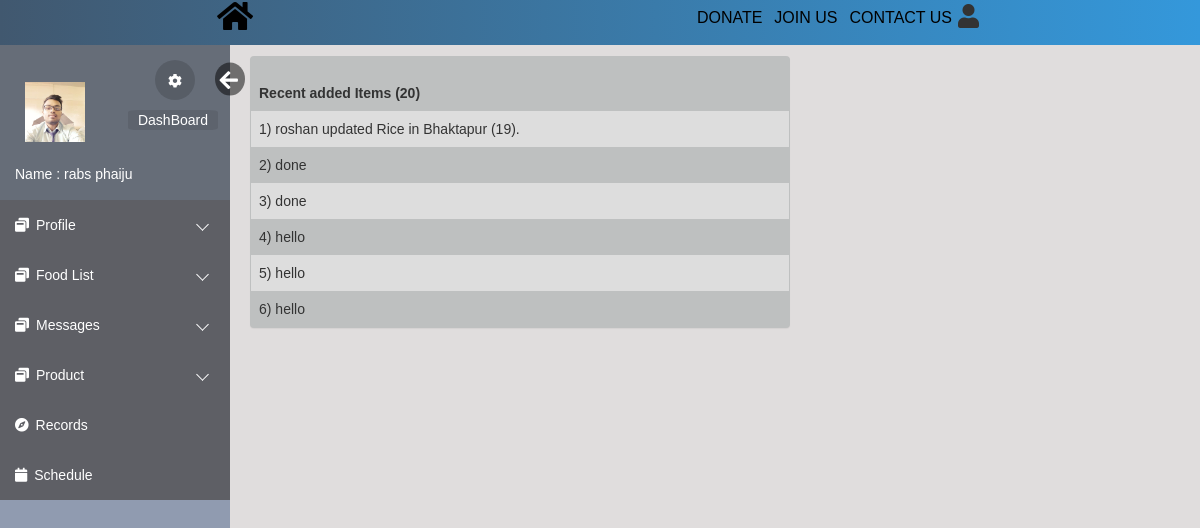
/records.php (signed in), run on an earlier commit of the app's database.
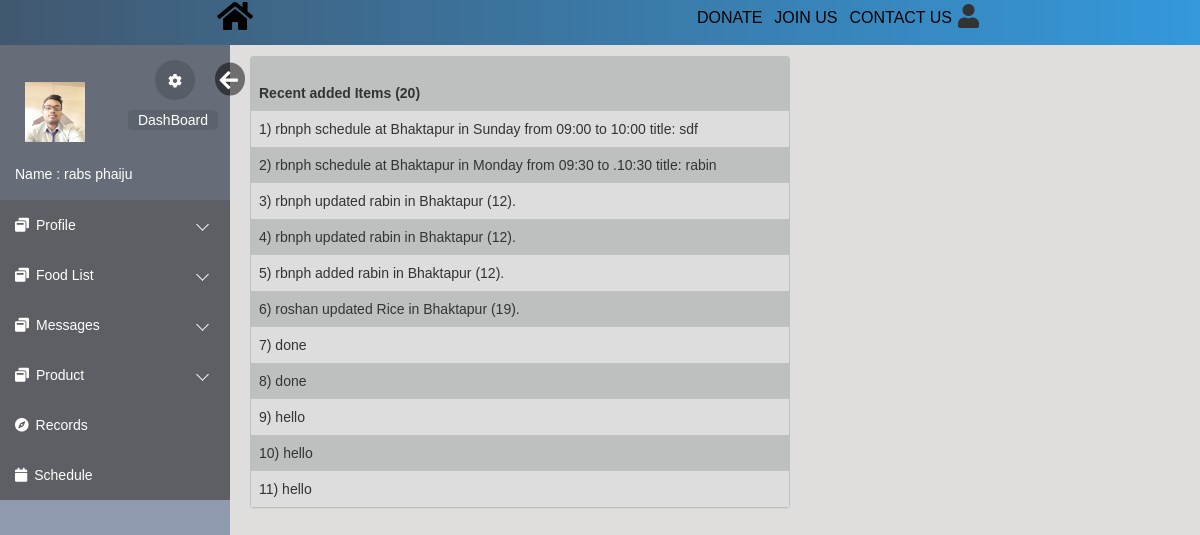
And on a later commit of the database.
### tables this page shows
CREATE TABLE `records` (
  `record_id` int(10) UNSIGNED NOT NULL,
  `description` varchar(100) DEFAULT NULL,
  `reg_id` int(10) UNSIGNED DEFAULT NULL,
  `date` datetime NOT NULL DEFAULT CURRENT_TIMESTAMP
);

### html/records.php (the view, shortened to what this page needs)
<!DOCTYPE html>
<html lang="en">
<head>
    <link rel="stylesheet" href="https://maxcdn.bootstrapcdn.com/bootstrap/3.3.6/css/bootstrap.min.css">
    <link rel="stylesheet" href="https://maxcdn.bootstrapcdn.com/font-awesome/4.6.3/css/font-awesome.min.css">
    <link rel="stylesheet" href="../css/loginindex.css">
    <link rel="stylesheet" href="css/editprofile.css">
    <link rel="stylesheet" href="css/index.css">
    <link rel="stylesheet" href="https://use.fontawesome.com/releases/v5.3.1/css/all.css">
</head>
<body>
    <div class="navbars">
        <div class="nav0">
            <a href="../index.html"><i class="fa fa-home fa-2x" aria-hidden="true"></i></a>
        </div>
        <div class="navbars1">
            <div class="nav3"><i class="fa fa-user fa-3x"></i>
            </div>
            <div class="nav4"><a href="">CONTACT US</a></div>
            <div class="nav2"><a href="login.php">JOIN US</a></div>
            <div class="nav1"><a href="">DONATE</a></div>
        </div>
    </div>
    <div class="body_wrapper">
        <div class="sidemenu" id="mySidebar">
            <ul>
                <div class="me userBg">
                <div class="images">
                    <img style="margin-top:22px" src="files/<?php if($_SESSION['pic']==null){echo 'user.png';}else{ echo $_SESSION['pic'];}?>" width="60";>
                    </div>
                    <div class="myinfo">
                        <p class="name">Name :<?php echo $_SESSION['name']?></p>
                    </div>
                    <button class="setting">
                        <a href="editprofile.php"><i class="fa fa-cog" aria-hidden="true"></i></a>
                    </button>
                    <a id="hide" href="#" onclick="closeNav()"><i class="fa fa-arrow-left" aria-hidden="true"></i></a>
                    <button class="cloud">
                        <a href="index.php">DashBoard</a>
                    </button>
                </div>
                <li class="dropdown">
                    <a href="#"><span class="icon"><i class="fa fa-window-restore"></i></span><span>Profile</span></a>
                </li>
                <li class="dropdown">
                    <a href="#"><span class="icon"><i class="fa fa-window-restore"></i></span><span>Food List</span></a>
                </li>
                <li class="dropdown ">
                    <a href="#"><span class="icon"><i class="fa fa-window-restore"></i></span><span>Messages</span></a>
                </li>
                <li class="dropdown">
                    <a href="#"><span class="icon"><i class="fa fa-window-restore"></i></span><span>Product</span></a>
                    </li>
                <li><a href="records.php"><span class="icon"><i class="fa fa-compass"></i></span><span>Records</span></a></li>
                <li><a href="schedule.php"><span class="icon"><i class="fa fa-calendar"></i></span><span>Schedule</span></a></li>
            </ul>
        </div>
        <div class="container">
            <div class="col-md-6 col-sm-9 contains">
                <div class="panel profile-panel">
                    <table>
	<tr>
		<td><b>Recent added Items (20)</b></td>
	</tr>
    <?php
    $count=1;
    require_once("DBConnect.php");
        $sql = "SELECT * from records ";
	$result = $conn-> query($sql);
	if($result-> num_rows >0){
            $sql = "SELECT * from records ORDER BY `date` DESC ";
            $result = $conn-> query($sql);
		while($row = $result-> fetch_assoc()){
    echo "<tr><td>".$count.") ".$row["description"]."</td></tr>";
            $count++;
				}}
        echo "</table>";
        ?>
                </div>
            </div>
        </div>
    </div>
</body>
</html>

### css/loginindex.css (style rules this page uses)
* { margin: 0; padding: 0; font-family: sans-serif; list-style: none; text-decoration: none; }
.me #hide, .me #show { position: absolute; transform: scale(1.5); right: -60px; bottom: 95px; width: 20px; padding-top: 2px; padding-left: 3px; color: #FFF; border-radius: 0%; border-style: initial; border-radius: 50%; background: rgba(0, 0, 0, 0.5); }
#mySidebar { transition: 0.4s; }

### html/css/editprofile.css (style rules this page uses)
.sidemenu { float: left; }
.me { position: relative; width: calc(100% - 50px); height: 140px; padding: 15px 25px; margin-bottom: 15px; }
.me .setting { position: absolute; right: -15px; bottom: 85px; width: 40px; height: 40px; padding-top: 2px; color: #FFF; border-radius: 100%; border-style: none; background: rgba(0, 0, 0, 0.15); }
.me .setting a, .me .cloud a { color: #fff; }
.me .cloud { position: absolute; right: -38px; bottom: 55px; height: 20px; color: #FFF; border-style: none; border-radius: 10%; background: rgba(0, 0, 0, 0.09); }
.me .cloud a { padding: 15px 10px 15px 10px; }
.me .myinfo { position: absolute; left: 40px; bottom: 1px; font-size: 14px; color: #FFF; }
.myinfo .name { margin: 0 0 0 -25px; }
.profile-panel { margin-top: 2%; background-color: rgb(190, 192, 192); }
.navbars { display: flex; flex-direction: row; flex-wrap: wrap-reverse; font-size: 1.1rem; justify-content: space-around; background: #2c3e50; background: -webkit-linear-gradient(to left, #3498db, #41586f); background: linear-gradient(to left, #3498db, #41586f); padding-top: 10px; height: 45px; }
.navbars1 { display: flex; flex-direction: row-reverse; flex-wrap: wrap-reverse; font-size: 1.1rem; }
.navbars a { text-decoration: none; color: black; font-size: 1.6rem; font-family: 'Franklin Gothic Medium', 'Arial Narrow', Arial, sans-serif; padding: 6px; }
.navbars>div { margin: 2px; margin-bottom: 10px; margin-right: 1%; margin-top: 4px; text-align: center; font-size: 0.8rem; z-index: 999; }
.navbars .nav3, .navbars .nav0 { margin-top: -3px; cursor: pointer; position: relative; z-index: 3; }

### html/css/index.css (style rules this page uses)
*, *::after, *::before { padding: 0px; margin: 0px; box-sizing: border-box; }
body { font-family: "Quicksand", "SolaimanLipi", sans-serif; font-size: 14px; }
.body_wrapper { width: 100%; height: 100%; background: #e0dddd; overflow: hidden; }
.sidemenu { float: left; width: 230px; height: calc(100vh - 50px); background: #909bb0; scrollbar-width: none; }
.sidemenu>ul { background: #666d78; }
.sidemenu>ul>li>a { display: block; position: relative; color: #fff; text-decoration: none; padding: 15px; background: rgba(87, 83, 83, 0.5); }
.sidemenu>ul>li>a>span { margin-right: 7px; }
.sidemenu>ul>.dropdown>a { position: relative; display: block; }
.sidemenu>ul>.dropdown>a::after { content: ""; position: absolute; top: 40%; right: 10%; display: block; height: 9px; width: 9px; border-left: 1px solid #fff; border-bottom: 1px solid #fff; transition: 0.5s; transform: rotate(-45deg); }

### html/records.php (style rules this page uses)
.panel table { margin-top: 18px; font-family: arial, sans-serif; border-collapse: collapse; width: 100%; }
.panel td, .panel th { border: 0px solid #dddddd; text-align: left; padding: 8px; }
.panel tr:nth-child(even) { background-color: #dddddd; }
@media only screen and (max-width: 1300px) { .panel td,.panel th { font-size: 14px; } }
.contains { margin-left:5px; }

What changed in the data, as far as the page shows it:
added records: description "rbnph schedule at Bhaktapur in Sunday from 09:00 to 10:00 title: sdf"
added records: description "rbnph schedule at Bhaktapur in Monday from 09:30 to .10:30 title: rabin"
added records: description "rbnph updated rabin in Bhaktapur (12)."
added records: description "rbnph updated rabin in Bhaktapur (12)."
added records: description "rbnph added rabin in Bhaktapur (12)."
